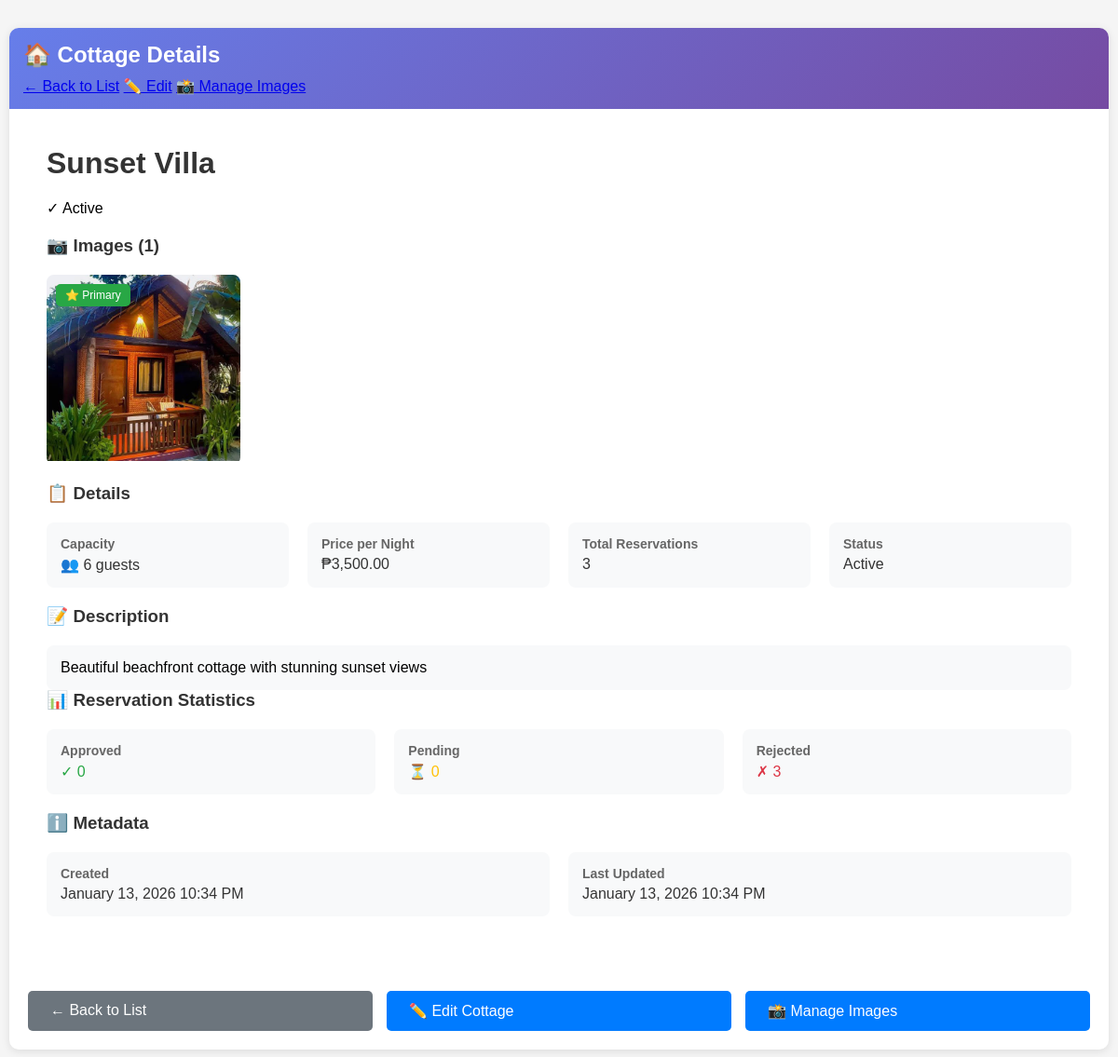
The page /admin/view-cottage.php?id=1 (signed in) on the database its author committed.
### tables this page shows
CREATE TABLE cottages (
    cottage_id INT AUTO_INCREMENT PRIMARY KEY,
    cottage_name VARCHAR(255) NOT NULL,
    description TEXT NULL,
    capacity INT NOT NULL,
    price_per_night DECIMAL(10,2) NOT NULL,
    is_active BOOLEAN DEFAULT TRUE,
    created_at DATETIME DEFAULT CURRENT_TIMESTAMP,
    updated_at DATETIME DEFAULT CURRENT_TIMESTAMP ON UPDATE CURRENT_TIMESTAMP,
    INDEX idx_is_active (is_active)
);

CREATE TABLE cottage_images (
    image_id INT AUTO_INCREMENT PRIMARY KEY,
    cottage_id INT NOT NULL,
    image_path VARCHAR(255) NOT NULL,
    is_primary BOOLEAN DEFAULT FALSE,
    uploaded_at DATETIME DEFAULT CURRENT_TIMESTAMP,
    FOREIGN KEY (cottage_id) REFERENCES cottages(cottage_id) ON DELETE CASCADE,
    INDEX idx_cottage_id (cottage_id)
);

### includes/functions.php (called while the page is built, shortened)
<?php
function formatDateTime($datetime) {
    return date('F j, Y g:i A', strtotime($datetime));
}
?>

### admin/view-cottage.php (the view, shortened to what this page needs)
<?php
require_once '../includes/functions.php';
$cottage_id = isset($_GET['id']) ? (int)$_GET['id'] : 0;
$stmt = $pdo->prepare("SELECT * FROM cottages WHERE cottage_id = ?");
$stmt->execute([$cottage_id]);
$cottage = $stmt->fetch();
$stmt = $pdo->prepare("
    SELECT * FROM cottage_images
    WHERE cottage_id = ?
    ORDER BY is_primary DESC, uploaded_at ASC
");
$stmt->execute([$cottage_id]);
$images = $stmt->fetchAll();
$stmt = $pdo->prepare("
    SELECT
        COUNT(*) as total,
        SUM(CASE WHEN status = 'approved' THEN 1 ELSE 0 END) as approved,
        SUM(CASE WHEN status = 'pending_admin_review' THEN 1 ELSE 0 END) as pending,
        SUM(CASE WHEN status = 'rejected' THEN 1 ELSE 0 END) as rejected
    FROM reservations
    WHERE cottage_id = ?
");
$stmt->execute([$cottage_id]);
$stats = $stmt->fetch();
?>
<!DOCTYPE html>
<html lang="en">
<head>
    <link rel="stylesheet" href="../css/style.css">
</head>
<body>
    <div class="container">
        <div class="admin-nav">
            <h2>🏠 Cottage Details</h2>
            <div class="nav-links">
                <a href="cottages.php">← Back to List</a>
                <a href="edit-cottage.php?id=<?php echo $cottage_id; ?>">✏️ Edit</a>
                <a href="cottage-images.php?id=<?php echo $cottage_id; ?>">📸 Manage Images</a>
            </div>
        </div>
        <div class="cottage-view">
            <h1><?php echo htmlspecialchars($cottage['cottage_name']); ?></h1>
            <div style="margin: 20px 0;">
                <span class="status-badge status-<?php echo $cottage['is_active'] ? 'active' : 'inactive'; ?>">
                    <?php echo $cottage['is_active'] ? '✓ Active' : '✗ Inactive'; ?>
                </span>
            </div>
            <?php if (!empty($images)): ?>
                <h3>📷 Images (<?php echo count($images); ?>)</h3>
                <div class="image-gallery">
                    <?php foreach ($images as $image): ?>
                        <div class="gallery-image <?php echo $image['is_primary'] ? 'primary' : ''; ?>">
                            <img
                                src="../uploads/cottages/<?php echo htmlspecialchars($image['image_path']); ?>"
                                alt="Cottage Image"
                                onclick="window.open(this.src, '_blank')"
                            >
                        </div>
                    <?php endforeach; ?>
                </div>
            <?php endif; ?>
            <h3>📋 Details</h3>
            <div class="detail-grid">
                <div class="detail-card">
                    <div class="detail-label">Capacity</div>
                    <div class="detail-value">👥 <?php echo $cottage['capacity']; ?> guests</div>
                </div>
                <div class="detail-card">
                    <div class="detail-label">Price per Night</div>
                    <div class="detail-value">₱<?php echo number_format($cottage['price_per_night'], 2); ?></div>
                </div>
                <div class="detail-card">
                    <div class="detail-label">Total Reservations</div>
                    <div class="detail-value"><?php echo $stats['total']; ?></div>
                </div>
                <div class="detail-card">
                    <div class="detail-label">Status</div>
                    <div class="detail-value"><?php echo $cottage['is_active'] ? 'Active' : 'Inactive'; ?></div>
                </div>
            </div>
            <h3>📝 Description</h3>
            <div class="detail-card">
                <?php echo nl2br(htmlspecialchars($cottage['description'])); ?>
            </div>
            <h3>📊 Reservation Statistics</h3>
            <div class="detail-grid">
                <div class="detail-card">
                    <div class="detail-label">Approved</div>
                    <div class="detail-value" style="color: #28a745;">✓ <?php echo $stats['approved']; ?></div>
                </div>
                <div class="detail-card">
                    <div class="detail-label">Pending</div>
                    <div class="detail-value" style="color: #ffc107;">⏳ <?php echo $stats['pending']; ?></div>
                </div>
                <div class="detail-card">
                    <div class="detail-label">Rejected</div>
                    <div class="detail-value" style="color: #dc3545;">✗ <?php echo $stats['rejected']; ?></div>
                </div>
            </div>
            <h3>ℹ️ Metadata</h3>
            <div class="detail-grid">
                <div class="detail-card">
                    <div class="detail-label">Created</div>
                    <div class="detail-value"><?php echo formatDateTime($cottage['created_at']); ?></div>
                </div>
                <div class="detail-card">
                    <div class="detail-label">Last Updated</div>
                    <div class="detail-value"><?php echo formatDateTime($cottage['updated_at']); ?></div>
                </div>
            </div>
        </div>
        <div style="margin-top: 30px; display: flex; gap: 15px;">
            <a href="cottages.php" class="btn btn-secondary">← Back to List</a>
            <a href="edit-cottage.php?id=<?php echo $cottage_id; ?>" class="btn">✏️ Edit Cottage</a>
            <a href="cottage-images.php?id=<?php echo $cottage_id; ?>" class="btn">📸 Manage Images</a>
        </div>
    </div>
</body>
</html>

### css/style.css (style rules this page uses)
* { margin: 0; padding: 0; box-sizing: border-box; }
body { font-family: Arial, sans-serif; background: #f5f5f5; padding: 10px; }
.container { max-width: 600px; margin: 0 auto; background: white; padding: 20px; border-radius: 10px; box-shadow: 0 2px 10px rgba(0,0,0,0.1); }
h1, h2, h3 { color: #333; margin-bottom: 20px; }
button, .btn { display: inline-block; padding: 12px 24px; background: #007bff; color: white; border: none; border-radius: 5px; cursor: pointer; text-decoration: none; font-size: 16px; width: 100%; margin-top: 10px; }
.btn-secondary { background: #6c757d; }
.container { max-width: 1200px; margin: 20px auto; padding: 20px; }
.image-gallery { margin-bottom: 30px; }

### admin/view-cottage.php (style rules this page uses)
.admin-nav { background: linear-gradient(135deg, #667eea 0%, #764ba2 100%); padding: 15px; margin: -20px -20px 20px -20px; border-radius: 10px 10px 0 0; color: white; }
.admin-nav h2 { color: white; margin: 0 0 10px 0; }
.cottage-view { background: white; border-radius: 10px; padding: 20px; margin: 20px 0; }
.image-gallery { display: grid; grid-template-columns: repeat(auto-fill, minmax(200px, 1fr)); gap: 15px; margin: 20px 0; }
.gallery-image { position: relative; border-radius: 8px; overflow: hidden; cursor: pointer; }
.gallery-image img { width: 100%; height: 200px; object-fit: cover; }
.gallery-image.primary::after { content: '⭐ Primary'; position: absolute; top: 10px; left: 10px; background: #28a745; color: white; padding: 5px 10px; border-radius: 5px; font-size: 12px; }
.detail-grid { display: grid; grid-template-columns: repeat(auto-fit, minmax(250px, 1fr)); gap: 20px; margin: 20px 0; }
.detail-card { background: #f8f9fa; padding: 15px; border-radius: 8px; }
.detail-label { font-weight: bold; color: #666; font-size: 14px; margin-bottom: 5px; }
.detail-value { font-size: 16px; color: #333; }

### rows shown on the page
cottages: cottage_name "Sunset Villa", capacity "6", price_per_night "3,500.00", description "Beautiful beachfront cottage with stunning sunset views", created_at "January 13, 2026 10:34 PM", updated_at "January 13, 2026 10:34 PM"
cottage_images: image_path (picture)

### other values the page prints
count($images) "1"
$stats['total'] "3"
$stats['approved'] "0"
$stats['pending'] "0"
$stats['rejected'] "3"
